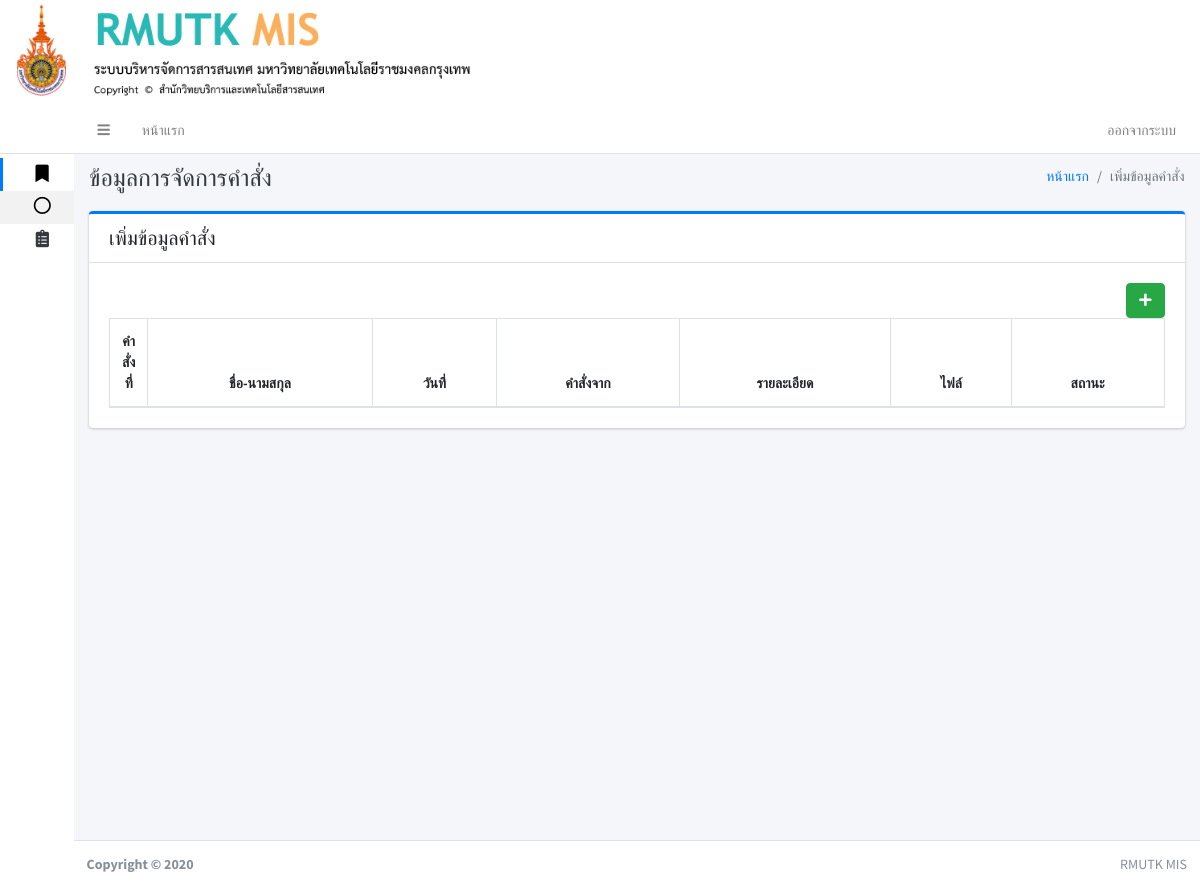
Page /index.php?order_management (signed in) on the earlier database version.
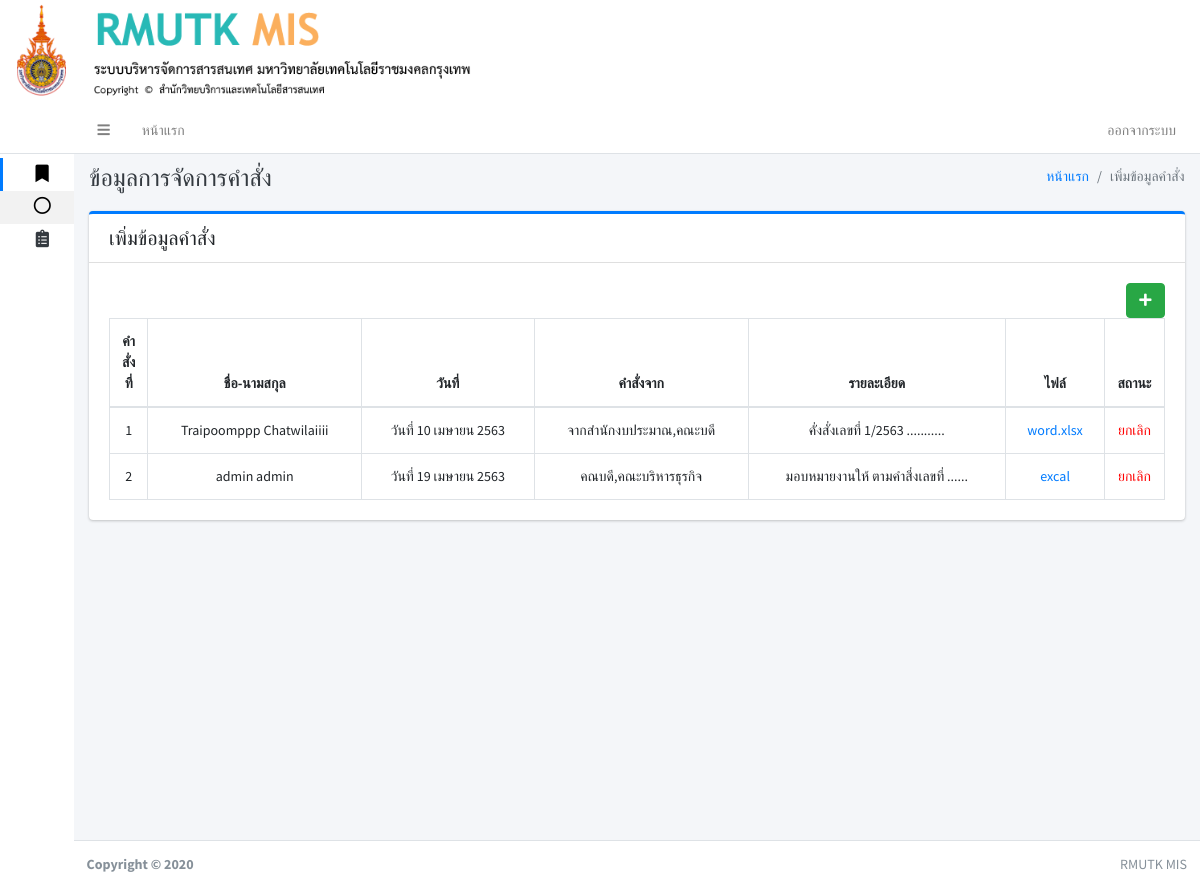
Same page on the later database version.
### tables this page shows
CREATE TABLE `order_management` (
  `order_id` int(11) NOT NULL,
  `order_user_id` int(11) NOT NULL,
  `order_time` varchar(200) NOT NULL,
  `order_where` varchar(200) NOT NULL,
  `order_detail` varchar(255) NOT NULL,
  `order_file` varchar(255) NOT NULL,
  `order_status` int(11) NOT NULL
);

CREATE TABLE `user` (
  `user_id` int(11) NOT NULL,
  `first_name` varchar(150) NOT NULL,
  `last_name` varchar(150) NOT NULL,
  `username` varchar(150) NOT NULL,
  `password` varchar(150) NOT NULL,
  `user_tumn` varchar(250) NOT NULL,
  `user_kana_id` int(11) NOT NULL,
  `user_saka_id` int(11) NOT NULL,
  `user_status` int(11) NOT NULL
);

### page/order_management.php (the view, shortened to what this page needs)
 <div class="content-header">
     <div class="container-fluid">
         <div class="row mb-2">
             <div class="col-sm-6">
                 <h1 class="m-0 text-dark">ข้อมูลการจัดการคำสั่ง</h1>
             </div>
             <div class="col-sm-6">
                 <ol class="breadcrumb float-sm-right">
                     <li class="breadcrumb-item"><a href="#">หน้าแรก</a></li>
                     <li class="breadcrumb-item active">เพิ่มข้อมูลคำสั่ง</li>
                 </ol>
             </div>
         </div>
     </div>
 </div>
 <div class="content">
     <div class="container-fluid">
         <div class="row">
             <div class="col-lg-12">
                 <div class="card card-primary card-outline ">
                     <div class="card-header noprint">
                         <h5 class="m-0">เพิ่มข้อมูลคำสั่ง</h5>
                     </div>
                     <div class="card-body">
                         <?php
                         if (isset($_GET['add'])):
                            add();
                        elseif (isset($_GET['edit_user'])):
                            edit();
                        elseif (isset($_GET['del_la'])):
                            del();
                        else:
                        ?>
                         <a href="./index.php?order_management&add" class="btn btn-success float-right"><i
                                 class="fas fa-plus"></i></a>
                         <?php shows(); ?>
                         <?php endif ?>
                     </div>
                 </div>
             </div>
         </div>
     </div>
 </div>
 <?php
function shows()
{
include './conn.php';
$sqlorder = " SELECT * FROM order_management  INNER JOIN user ON order_management.order_user_id = user.user_id ORDER BY order_id desc ";
$qryorder = mysqli_query($conn,$sqlorder);
?>
 <table id="example1" class="table table-bordered table-hover">
     <thead>
         <tr align="center">
             <th width="3px">คำสั่งที่</th>
             <th>ชื่อ-นามสกุล</th>
             <th>วันที่</th>
             <th>คำสั่งจาก</th>
             <th>รายละเอียด</th>
             <th>ไฟล์</th>
             <th>สถานะ</th>
         </tr>
     </thead>
     <tbody>
         <?php
        $i = 1;
        while ($roworder = $qryorder->fetch_array()) {
        $order_id = $roworder['order_id'];
        ?>
         <tr align="center">
             <td align="center"><?php echo $i; ?></td>
             <td><?php echo $roworder['first_name']."  ".$roworder['last_name']; ?></td>
             <td><?php echo $roworder['order_time']; ?></td>
             <td><?php echo $roworder['order_where']; ?></td>
             <td><?php echo $roworder['order_detail']; ?></td>
             <td>
                 <?php if ($roworder['order_file'] == "ไม่มีไฟล์" || $roworder['order_file'] == "") {
                    echo "ไม่มีไฟล์";
                 }else{ ?>
                 <a href="uploads/<?php echo $roworder['order_file']; ?>"
                     download><?php echo $roworder['order_file']; ?>
                     <?php } ?>
             </td>
             <td width="10px">
                 <?php if ($roworder['order_status'] == 0): ?>
                 <a href="index.php?order&edit_user&order_id=<?php echo($order_id) ?>"><i
                         class="far fa-edit"></i></a>&nbsp;&nbsp;
                 <a href="page/order_db.php?del_order&order_id=<?php echo($order_id) ?>"><i
                         class="far fa-trash-alt"></i></a>
                 <?php else: ?>
                 <?php echo "<font color='red'>ยกเลิก</fon>"; ?>
                 <?php endif ?>
             </td>
         </tr>
         <?php $i++; } ?>
     </tbody>
 </table>
 <?php } ?>

### index.php (shortened to what this page needs)
<!DOCTYPE html>
<html lang="en">
<head>
    <link rel="stylesheet" href="adminlte3/plugins/fontawesome-free/css/all.min.css">
    <link rel="stylesheet" href="adminlte3/plugins/datatables-bs4/css/dataTables.bootstrap4.css">
    <link rel="stylesheet" href="adminlte3/plugins/select2/css/select2.min.css">
    <link rel="stylesheet" href="adminlte3/plugins/select2-bootstrap4-theme/select2-bootstrap4.min.css">
    <link rel="stylesheet" href="adminlte3/dist/css/adminlte.min.css">
    <link rel="stylesheet" href="adminlte3/plugins/summernote/summernote-bs4.css">
    <link rel="stylesheet" type="text/css" href="css/cuttom.css">
</head>
<body class="hold-transition sidebar-collapse sidebar-mini text-sm ">
    <?php include 'banner.php'; ?>
    <div class="wrapper">
        <?php
    include 'navbar.php';
    include 'sidebar.php';
    ?>
        <div class="content-wrapper">
            <?php
      if (isset($_GET['pa1'])) {
        include 'page/pa1.php';
      }elseif (isset($_GET['pa2'])) {
        include 'page/pa2.php';
      }elseif (isset($_GET['pa3'])) {
        include 'page/pa3.php';
      }elseif (isset($_GET['pa4'])) {
        include 'page/pa4.php';
      }elseif (isset($_GET['pa5'])) {
        include 'page/pa5.php';
      }elseif (isset($_GET['pa6'])) {
        include 'page/pa6.php';
      }elseif (isset($_GET['pa66'])) {
        include 'page/pa66.php';
      }elseif (isset($_GET['pa666'])) {
        include 'page/pa666.php';
      }elseif (isset($_GET['pa7'])) {
        include 'page/pa7_news.php';
      }elseif (isset($_GET['pa8'])) {
        include 'page/pa8_user.php';
      }elseif (isset($_GET['ph'])) {
        include 'page/ph.php';
      }elseif (isset($_GET['addtext'])) {
        include 'page/addtext.php';
      }elseif (isset($_GET['ph1'])) {
        include 'page/ph1.php';
      }elseif (isset($_GET['pla'])) {
        include 'page/pla.php';
      }elseif (isset($_GET['kanzon'])) {
        include 'page/kanzon.php';
      }elseif (isset($_GET['kan_research'])) {
        include 'page/kan_research.php';
      }elseif (isset($_GET['kan_activity'])) {
        include 'page/kan_activity.php';
      }elseif (isset($_GET['arts_and_culture'])) {
        include 'page/arts_and_culture.php';
      }elseif (isset($_GET['order_management'])) {
        include 'page/order_management.php';
      }else{
        include 'new.php';
      }
      ?>
        </div>
        <footer class="main-footer noprint">
            <div class="float-right d-none d-sm-inline">
                RMUTK MIS
            </div>
            <strong>Copyright &copy; 2020 </strong>
        </footer>
    </div>
</body>
</html>

### banner.php
<div class="row noprint">
<img src="img/logo.png" class="col-md-5 " >
</div>

### navbar.php (shortened to what this page needs)
<nav class="main-header navbar navbar-expand navbar-white navbar-light">
  <ul class="navbar-nav">
    <li class="nav-item">
      <a class="nav-link" data-widget="pushmenu" href="#"><i class="fas fa-bars"></i></a>
    </li>
    <li class="nav-item d-none d-sm-inline-block">
      <a href="index.php" class="nav-link">หน้าแรก</a>
    </li>
    </ul>
    <ul class="navbar-nav ml-auto">
      <li class="nav-item d-none d-sm-inline-block">
        <?php if (!isset($_SESSION["USERNAME"])):
          ?>
          <a href="./home" class="nav-link">เข้าสู่ระบบ</a>
          <?php else: ?>
            <a data-toggle="modal" data-target="#LogoutModal" class="nav-link">ออกจากระบบ</a>
          <?php endif ?>
        </li>
      </ul>
    </nav>

### sidebar.php (shortened to what this page needs)
<aside class="main-sidebar sidebar-light-primary">
  <a href="#" class="brand-link">
      <?php
      $status = "";
      if (isset($_SESSION["USERNAME"])){
        $user = $_SESSION["USERNAME"];
        include './conn.php';
        $sqlhusercc=" SELECT * FROM user WHERE username = '$user' ";
        $qryhusercc = mysqli_query($conn,$sqlhusercc);
        $rowhusercc = mysqli_fetch_assoc($qryhusercc);
        $status = $rowhusercc['user_status'];
        ?>
      <?php }else{ ?>
        &nbsp;
      <?php } ?>
  </a>
  <div class="sidebar text-xs">
    <nav class="mt-2">
      <ul class="nav nav-pills nav-sidebar nav-compact nav-child-indent nav-legacy flex-column" data-widget="treeview" role="menu" data-accordion="false">
         <li class="nav-item has-treeview menu-open">
          <a href="#" class="nav-link active">
            <i class="nav-icon fas fa-bookmark"></i>
          </a>
          <ul class="nav nav-treeview">
            <li class="nav-item">
              <a href="index.php" class="nav-link active">
                <i class="far fa-circle nav-icon"></i>
              </a>
            </li>
            </ul>
          </li>
            <?php if ($status == 1): ?>
              <li class="nav-item">
                <a href="#" class="nav-link">
                  <i class="nav-icon fas fa-clipboard-list"></i>
                </a>
              </li>
              <?php else: ?>
              <?php endif ?>
            </ul>
          </nav>
        </div>
      </aside>

Differences in the rows shown:
added order_management: user.first_name "Traipoomppp", user.last_name "Chatwilaiiii", order_time "วันที่ 10 เมษายน 2563", order_where "จากสำนักงบประมาณ,คณะบดี", order_detail "คั่งสั่งเลขที่ 1/2563 ...........", order_file "word.xlsx", order_status "ยกเลิก"
added order_management: user.first_name "admin", user.last_name "admin", order_time "วันที่ 19 เมษายน 2563", order_where "คณบดี,คณะบริหารธุรกิจ", order_detail "มอบหมายงานให้ ตามคำสี่งเลขที่ ......", order_file "excal", order_status "ยกเลิก"
